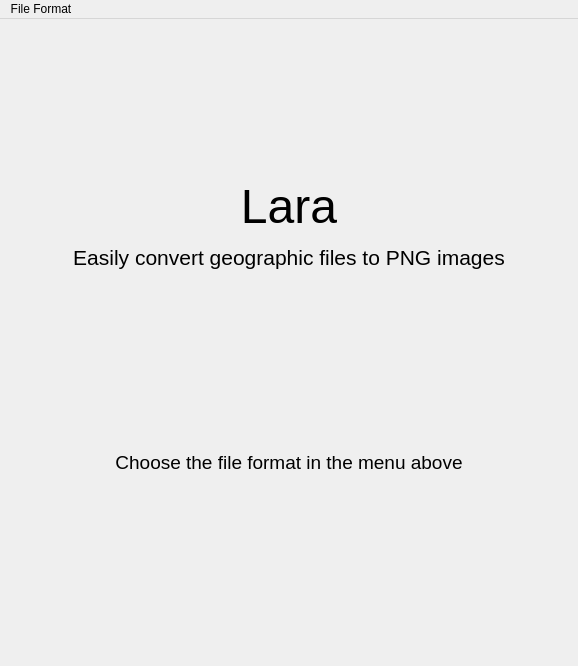
<?xml version="1.0" encoding="UTF-8"?>
<ui version="4.0">
 <class>MainWindow</class>
 <widget class="QMainWindow" name="MainWindow">
  <property name="geometry">
   <rect>
    <x>0</x>
    <y>0</y>
    <width>578</width>
    <height>666</height>
   </rect>
  </property>
  <property name="windowTitle">
   <string>MainWindow</string>
  </property>
  <widget class="QWidget" name="centralwidget">
   <layout class="QHBoxLayout" name="horizontalLayout">
    <item>
     <layout class="QVBoxLayout" name="widgetWindow">
      <item>
       <layout class="QVBoxLayout" name="welcomeScreen">
        <item>
         <widget class="QLabel" name="label_welcomeScreen1">
          <property name="font">
           <font>
            <pointsize>36</pointsize>
           </font>
          </property>
          <property name="text">
           <string>Lara</string>
          </property>
          <property name="alignment">
           <set>Qt::AlignBottom|Qt::AlignHCenter</set>
          </property>
          <property name="wordWrap">
           <bool>false</bool>
          </property>
         </widget>
        </item>
        <item>
         <widget class="QLabel" name="label_welcomeScreen3">
          <property name="font">
           <font>
            <pointsize>16</pointsize>
           </font>
          </property>
          <property name="styleSheet">
           <string notr="true">margin-right:25%;
margin-left:25%;
color:black;</string>
          </property>
          <property name="text">
           <string>Easily convert geographic files to PNG images</string>
          </property>
          <property name="scaledContents">
           <bool>false</bool>
          </property>
          <property name="alignment">
           <set>Qt::AlignHCenter|Qt::AlignTop</set>
          </property>
          <property name="wordWrap">
           <bool>true</bool>
          </property>
         </widget>
        </item>
        <item>
         <widget class="QLabel" name="label_welcomeScreen2">
          <property name="font">
           <font>
            <pointsize>14</pointsize>
           </font>
          </property>
          <property name="text">
           <string>Choose the file format in the menu above</string>
          </property>
          <property name="alignment">
           <set>Qt::AlignHCenter|Qt::AlignTop</set>
          </property>
         </widget>
        </item>
       </layout>
      </item>
     </layout>
    </item>
   </layout>
  </widget>
  <widget class="QMenuBar" name="menuBar">
   <property name="geometry">
    <rect>
     <x>0</x>
     <y>0</y>
     <width>578</width>
     <height>21</height>
    </rect>
   </property>
   <widget class="QMenu" name="menuFile_Conversion">
    <property name="title">
     <string>File Format</string>
    </property>
    <addaction name="actionGeoTiff"/>
    <addaction name="actionCSV"/>
    <addaction name="actionGeoJson"/>
    <addaction name="actionGeoPackage"/>
   </widget>
   <addaction name="menuFile_Conversion"/>
  </widget>
  <action name="actionGeoTiff">
   <property name="text">
    <string>GeoTiff</string>
   </property>
  </action>
  <action name="actionCSV">
   <property name="text">
    <string>CSV</string>
   </property>
  </action>
  <action name="actionGeoJson">
   <property name="text">
    <string>GeoJson</string>
   </property>
  </action>
  <action name="actionGeoPackage">
   <property name="text">
    <string>GeoPackage</string>
   </property>
  </action>
 </widget>
 <resources/>
 <connections/>
</ui>
